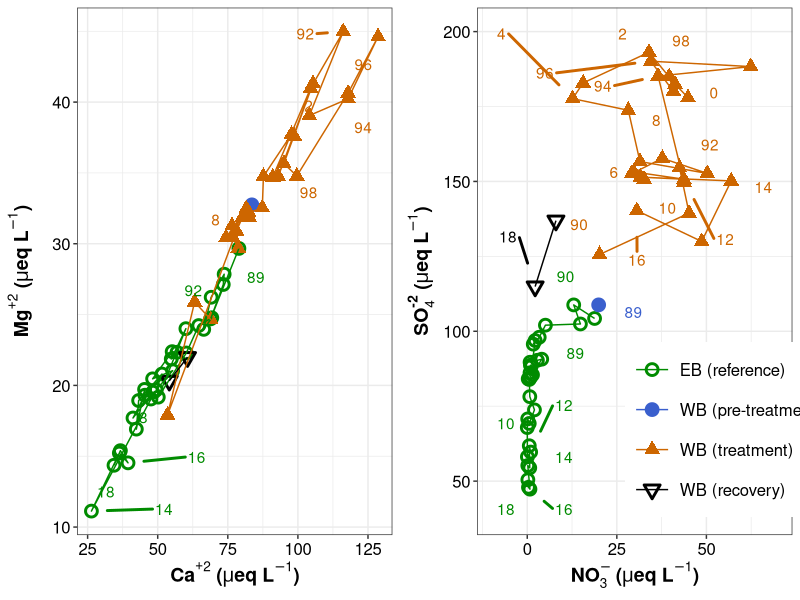
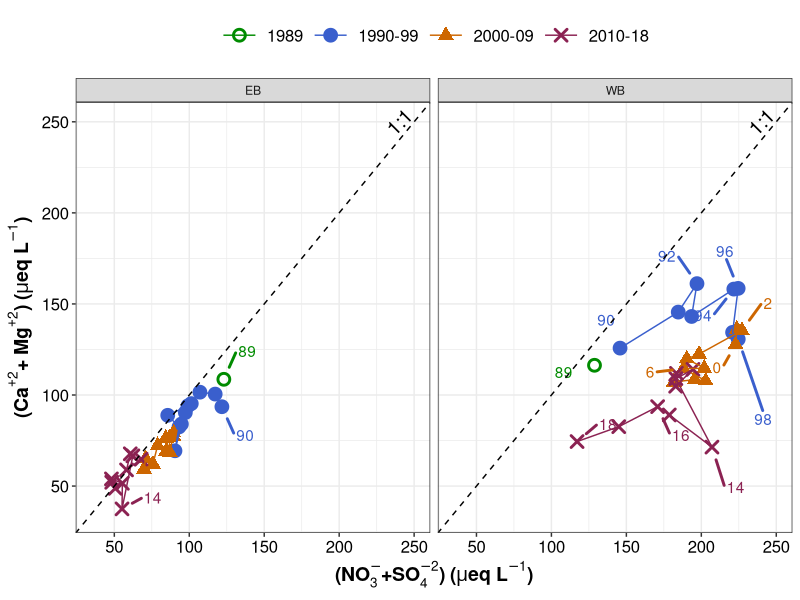
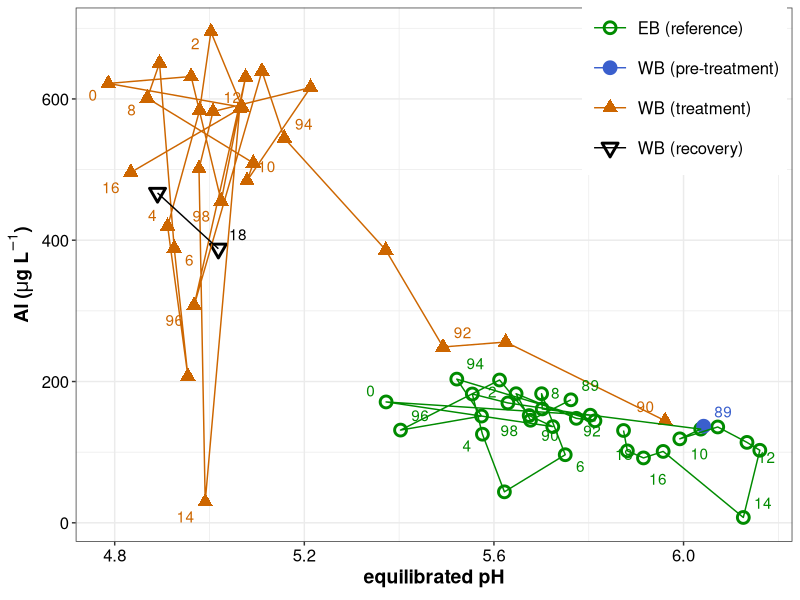
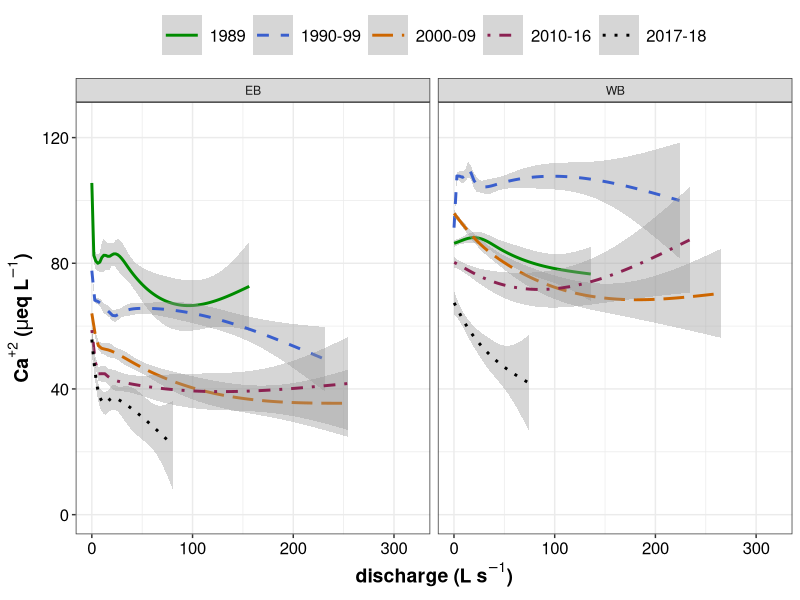
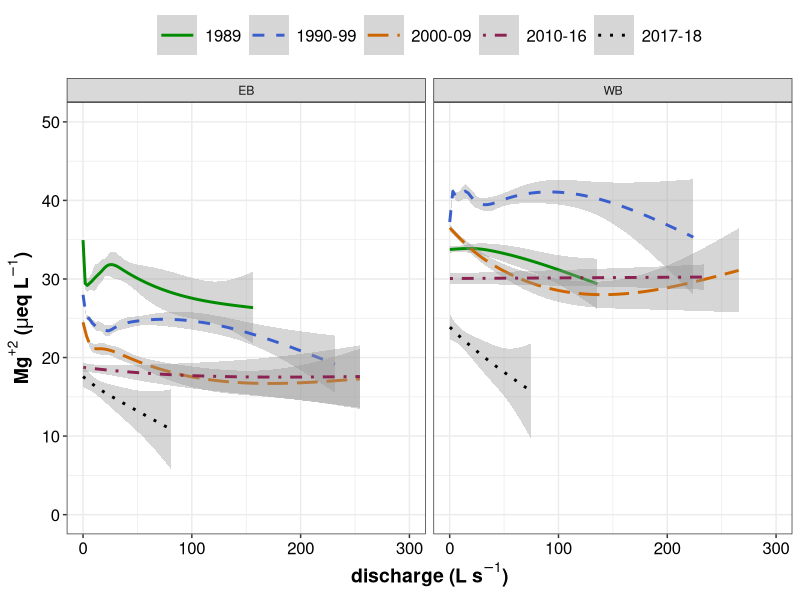
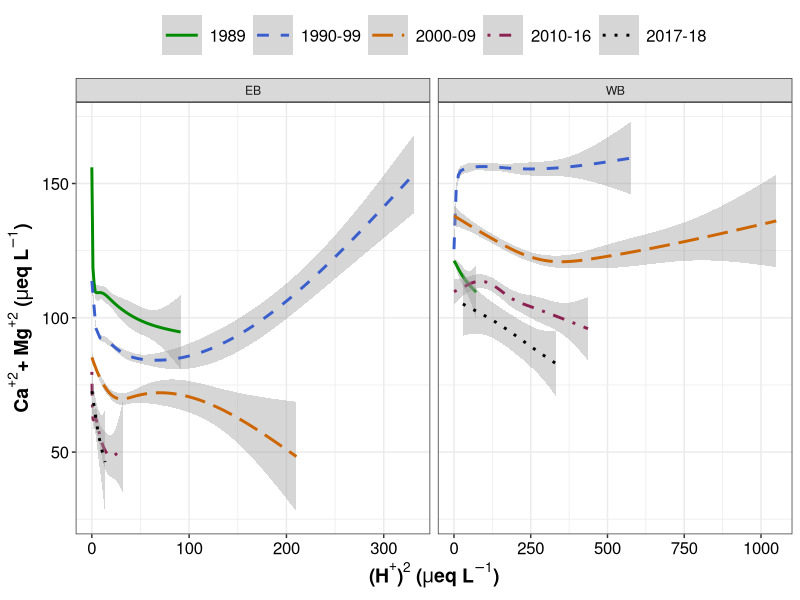
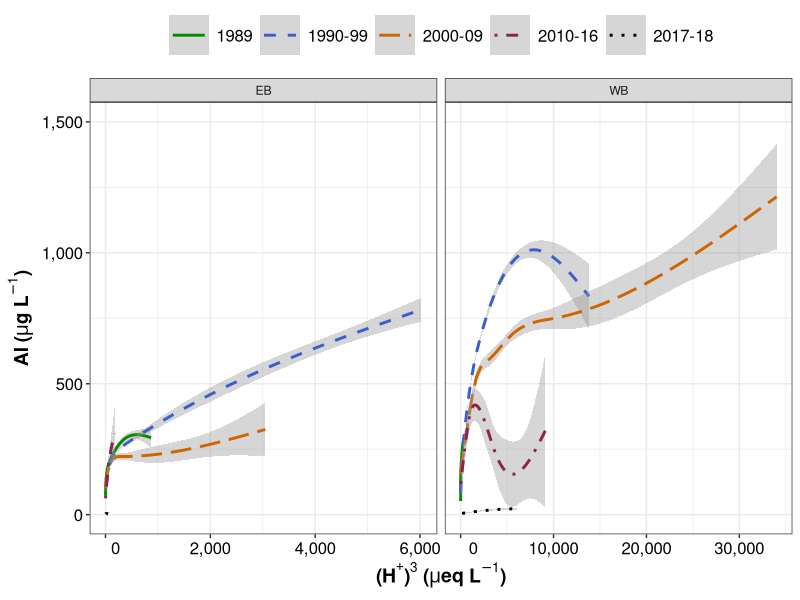

Here is the R script that generated these plots, in order:
## ---- chunk 1
knitr::opts_chunk$set(echo=FALSE,message=FALSE,warning=FALSE,
                      collapse = TRUE,
                      comment = "#>"
                      #fig.path = "images/fticr_markdown/"
                      )
## ---- chunk 2
library(tidyverse)
library(ggrepel)
library(cowplot)
library(scales)

streams = read.csv("stream_annual_PROCESSED.csv", stringsAsFactors = F) %>% 
   dplyr::mutate(
    # set levels for Watershed_group
    Watershed_group=factor(Watershed_group,
                                        levels=c("EB (reference)",
                                                 "WB (pre-treatment)",
                                                 "WB (treatment)",
                                                 "WB (recovery)")))

streams_conc = read.csv("stream_all_PROCESSED.csv", stringsAsFactors = F)
## ---- chunk 3

theme_set(theme_bw())
theme_update(
  legend.title = element_blank(),
  legend.text=element_text(size=12),
  legend.position = "top",
  legend.key = element_rect(size = 5), 
  legend.key.size = unit(2, 'lines'),
  axis.text=element_text(size=12,color="black"),
  axis.title=element_text(size=14,face="bold",color="black")
  )

PAL = c("green4","royalblue3","darkorange3","black")
## ---- chunk 4
## Ca vs Mg (volume weighted)

CaMg_annual = 
  ggplot(streams,
       aes(Ca_vol,Mg_vol,
           shape=Watershed_group,color=Watershed_group,
           label=WY_label))+
  geom_point(size=3,stroke=1.5)+
  geom_path()+
  scale_color_manual(values=PAL)+
  scale_shape_manual(values=c(1,19,17,25))+
  geom_text_repel(
    # nudge_x = 150,
    # nudge_x = 150-BBWM_streams_SFS$Ca_vol,
    point.padding = unit(1.5, "lines"),
    box.padding = unit(1, "lines"),
    segment.size = 1,
    show.legend = FALSE
  )+
  labs (x=expression(bold("Ca"^+2*" ("*mu*"eq L"^-1*")")),
        y=expression(bold("Mg"^+2*" (" *mu* "eq L"^-1*")")))+
    theme (legend.position = "none")
#  ylim (0,15)+
  

## NO3 vs SO4 (volume weighted)
NS_annual = 
  ggplot(streams,
       aes (NO3_vol,SO4_vol,
            shape=Watershed_group,color=Watershed_group,
            label=WY_label))+
  geom_point(size=3,stroke=1.5)+
  geom_path()+
  scale_color_manual(values=PAL)+
  scale_shape_manual(values=c(1,19,17,25))+
  geom_text_repel(
    point.padding = unit(1.5, "lines"),
    box.padding = unit(1, "lines"),
    segment.size = 1,
    show.legend = FALSE
  )+
  
  labs (x=expression(bold("NO"[3]^-{}*" ("*mu*"eq L"^-1*")")),
        y=expression(bold("SO"[4]^"-2"*" (" *mu* "eq L"^-1*")")))+
  xlim (-10,70)+
  ylim (40,200)+
  theme (legend.position = c(0.8,0.2))

plot_grid(CaMg_annual,NS_annual,align="hv")
## ---- chunk 5
streams %>% 
  mutate(CaMg = Ca_vol+Mg_vol,
         NS = NO3_vol + SO4_vol)->streams2

#
ggplot(streams2,
       aes (NS,CaMg,
            shape=WY_group,color=WY_group,
            label=WY_label))+
  geom_point(size=3,stroke=1.5)+
  geom_path()+
  scale_color_manual(values=c("green4","royalblue3","darkorange3","violetred4"))+
  scale_shape_manual(values=c(1,19,17,4))+
  geom_text_repel(
    # nudge_x = 150,
    # nudge_x = 100-BBWM_streams_SFS$CaMg,
    # position = position_nudge(x=2,y=2),
    point.padding = unit(1.0, "lines"),
    box.padding = unit(1, "lines"),
    segment.size = 1,
    show.legend = FALSE
    )+
  labs (y = expression(bold("(Ca"^+2 * "+ Mg"^+2* ") ("*mu*"eq L"^-1*")" )),
        x = expression(bold("(NO"[3]^-{}*"+SO"[4] ^-2* ") ("*mu*"eq L"^-1*")" )))+
  geom_abline(slope=1,linetype = "dashed")+
  annotate("text", label = "1:1", x = 240, y = 250, angle = 45,size=5)+ 
  xlim (35,250)+
  ylim (35,250)+
  facet_grid(.~Watershed)+
  NULL
## ---- chunk 6
ggplot(streams,
        aes (EQPH,Al_ug_vol,shape=Watershed_group,
             color=Watershed_group,
             label=WY_label))+
  geom_point (size=3,stroke=1.5)+
  geom_path ()+
  scale_color_manual (values=c("green4","royalblue3","darkorange3","black"))+
  scale_shape_manual (values=c(1,19,17,25))+
  geom_text_repel (
    point.padding = unit(1, "lines"),
    box.padding = unit(0.4, "lines"),
    segment.size = 1,
    show.legend = FALSE
  )+
  
  labs (y=expression(bold("Al ("*mu*"g L"^-1*")")),
        x=expression(bold("equilibrated pH")))+
 # ylim (0,3.1)+
  theme (legend.position = c(0.85,0.85))
## ---- chunk 7
ggplot(streams_conc,
        aes (x=Q,y=Ca,
             shape=WY_group2,color=WY_group2,linetype=WY_group2))+
  geom_smooth(na.rm=TRUE)+
  scale_color_manual(values=c("green4","royalblue3","darkorange3","violetred4","black"))+
  scale_linetype_manual(values = c("solid","dashed","longdash","dotdash","dotted"))+
  
  labs (y = expression(bold("Ca"^+2 * " ("*mu*"eq L"^-1*")" )),
        x = expression(bold("discharge (L s"^-1*")" )))+
  
  ylim(0,125)+
  xlim(0,320)+
  facet_grid(.~Watershed)+
  NULL
## ---- chunk 8
ggplot(streams_conc,
          aes (x=Q,y=Mg,
               shape=WY_group2,color=WY_group2,linetype=WY_group2))+
  geom_smooth(na.rm=TRUE)+
  scale_color_manual(values=c("green4","royalblue3","darkorange3","violetred4","black"))+
  scale_linetype_manual(values = c("solid","dashed","longdash","dotdash","dotted"))+
  labs (y = expression(bold("Mg"^+2 * " ("*mu*"eq L"^-1*")" )),
        x = expression(bold("discharge (L s"^-1*")" )))+
  ylim(0,50)+
  xlim(0,300)+
  facet_grid(.~Watershed)+
  NULL
## ---- chunk 9
ggplot (streams_conc,
        aes (x=H2,y=CaMg,
             shape=WY_group2,color=WY_group2,linetype=WY_group2))+
  geom_smooth(na.rm=TRUE)+
  scale_color_manual(values=c("green4","royalblue3","darkorange3","violetred4","black"))+
  scale_linetype_manual(values = c("solid","dashed","longdash","dotdash","dotted"))+
  labs (y = expression(bold("Ca"^+2 * "+ Mg"^+2 *" ("*mu*"eq L"^-1*")" )),
        x = expression(bold("(H"^+{}*")"^2*" ("*mu*"eq L"^-1*")")))+
  facet_grid(.~Watershed, scales = "free_x")+
  NULL
## ---- chunk 10
ggplot (streams_conc,
        aes (x=H3,y=Al,
             shape=WY_group2,color=WY_group2,linetype=WY_group2))+
  geom_smooth(na.rm=TRUE)+
  scale_color_manual(values=c("green4","royalblue3","darkorange3","violetred4","black"))+
  scale_linetype_manual(values = c("solid","dashed","longdash","dotdash","dotted"))+
  labs (y = expression(bold("Al ("*mu*"g L"^-1*")")),
        x = expression(bold("(H"^+{}*")"^3*" ("*mu*"eq L"^-1*")")))+
  scale_x_continuous(labels = function(BBWM_streams_SFS_conc) format(BBWM_streams_SFS_conc, 
           big.mark = ",",
           scientific = FALSE))+
  scale_y_continuous(limits = c(0,1500),
                     labels = function(BBWM_streams_SFS_conc) format(BBWM_streams_SFS_conc, 
                     big.mark = ","))+
  facet_grid(.~Watershed, scales = "free_x")+
  NULL
## ---- chunk 11
sessionInfo()
